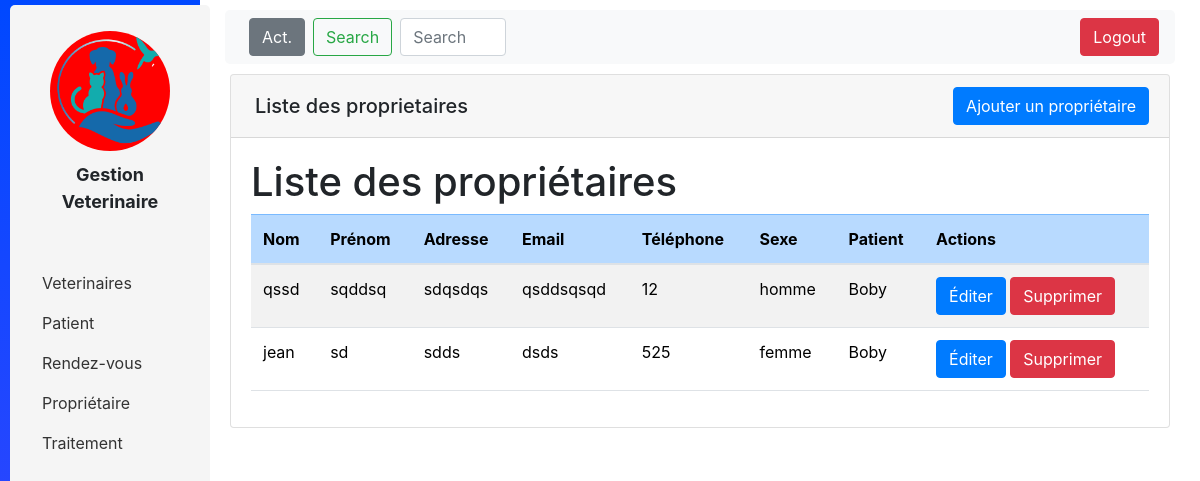
The page /proprietaire/ (signed in) on the database its author committed.
### app_patient/models.py (models this page shows, shortened)
class Proprietaire(models.Model):
    nom_pro=models.CharField(max_length=50)
    prenom=models.CharField(max_length=50)
    adresse=models.CharField(max_length=50)
    email=models.CharField(max_length=50)
    telephone=models.IntegerField()
    patient=models.ForeignKey(Patient, on_delete=models.CASCADE,related_name="prop_patient",default="")
    CHOICE_SEXE = [
        ("homme", "Homme"),
        ("femme", "Femme"),
    ]
    sexe=models.CharField(choices=CHOICE_SEXE, max_length=20)

class Patient(models.Model):
    nom_pa=models.CharField(max_length=50)
    espece=models.CharField(max_length=50)
    race=models.CharField(max_length=50)
    age=models.IntegerField()
    CHOICE_SEXE = [
        ('male', "male"),
        ('femelle', "femelle"),
    ]
    antecedants_medicaux=models.CharField(max_length=50)
    sexe=models.CharField(choices=CHOICE_SEXE, max_length=20)
    def __str__(self) -> str:
        return f"{self.nom_pa}"

### app_patient/views.py (the view, shortened to what this page needs)
# urls.py: path('proprietaire/', ProprietaireListView.as_view(), name='proprietaire-list'),
class ProprietaireListView(LoginRequiredMixin,ListView):
    model = Proprietaire
    template_name = "Proprietaire/list.html"
    context_object_name="proprietaires" # list tableau
    def get_queryset(self):
        queryset = super().get_queryset()
        search_query = self.request.GET.get('q')
        return queryset

### app_patient/templates/Proprietaire/list.html (shortened to what this page needs)
{% extends 'base.html' %}
{% block content %}
<div class="col-md-10">
  <nav class="navbar navbar-expand-lg bg-body-tertiary">
    <form class="d-flex" method="get">
      <a href="{% url 'proprietaire-list' %}" class="btn btn-secondary mx-2">Act.</a>
      <button class="btn btn-outline-success me-2" type="submit">Search</button>
      <div class="input-group">
        <input class="form-control" type="text" placeholder="Search" name="q" aria-label="Search">
      </div>
    </form>
          <form action="{% url 'logout' %}" method="post">
              <input type="submit" value="Logout" class="btn btn-danger ">
          </form>
</nav>
  <div class="container">
    <div class="card mb-4">
      <div class="card-header d-flex justify-content-between align-items-center">
        <h5 class="m-0">
          Liste des proprietaires
        </h5>
        <a href="{% url 'proprietaire-create' %}" class="btn btn-primary">Ajouter un propriétaire</a>
      </div>
      <div class="card-body">
    <h1>Liste des propriétaires</h1>
    <table class="table table-striped">
      <thead>
        <tr class="table-primary">
          <th>Nom</th>
          <th>Prénom</th>
          <th>Adresse</th>
          <th>Email</th>
          <th>Téléphone</th>
          <th>Sexe</th>
          <th>Patient</th>
          <th>Actions</th>
        </tr>
      </thead>
      <tbody>
        {% for proprietaire in proprietaires %}
          <tr>
            <td>{{ proprietaire.nom_pro }}</td>
            <td>{{ proprietaire.prenom }}</td>
            <td>{{ proprietaire.adresse }}</td>
            <td>{{ proprietaire.email }}</td>
            <td>{{ proprietaire.telephone }}</td>
            <td>{{ proprietaire.sexe }}</td>
            <td>{{ proprietaire.patient }}</td>
            <td>
                <a href="{% url 'proprietaire-update' proprietaire.id %}" class="btn btn-primary">Éditer</a>
                <a href="{% url 'proprietaire-delete' proprietaire.id %}" class="btn btn-danger">Supprimer</a>
            </td>
          </tr>
        {% empty %}
          <tr>
            <td colspan="6">Aucun propriétaire trouvé.</td>
          </tr>
        {% endfor %}
      </tbody>
    </table>
  </div>
</div>
</div>
{% endblock %}

### static/css/style.css (style rules this page uses)
body { display: flex; width: 100%; }
.container { max-height: 500px; overflow: auto; }
.navbar { margin: 10px; border-radius: 5px; }
th { background-color: #5499ff; }

### rows shown on the page
Proprietaire: nom_pro "qssd", prenom "sqddsq", adresse "sdqsdqs", email "qsddsqsqd", telephone "12", sexe "homme", patient "Boby"
Proprietaire: nom_pro "jean", prenom "sd", adresse "sdds", email "dsds", telephone "525", sexe "femme", patient "Boby"
